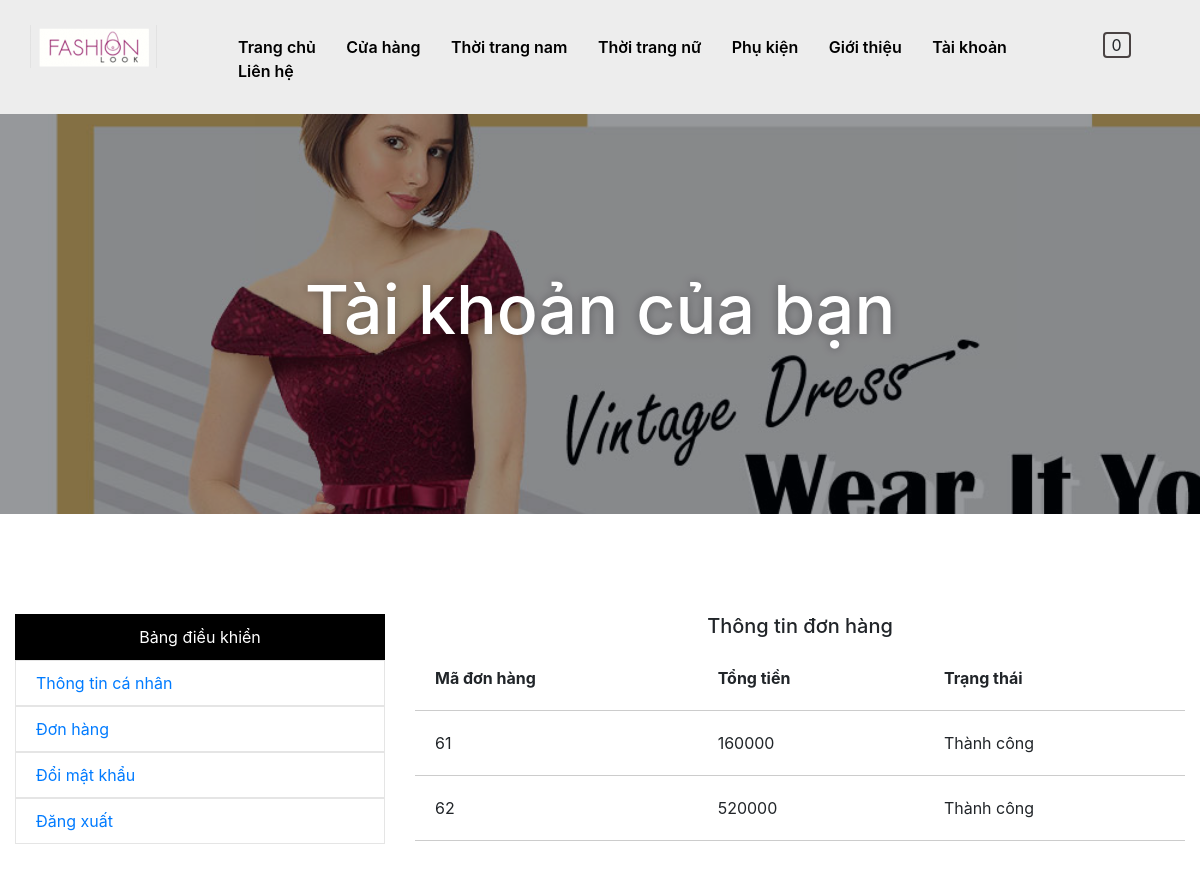
/?controller=tai-khoan&action=don-hang (signed in), run on the app's committed database.
### tables this page shows
CREATE TABLE `transaction` (
  `id` int(11) NOT NULL,
  `status` int(11) NOT NULL,
  `user_id` int(11) DEFAULT NULL,
  `user_name` varchar(200) DEFAULT NULL,
  `user_email` varchar(200) DEFAULT NULL,
  `user_phone` varchar(13) DEFAULT NULL,
  `address` varchar(200) DEFAULT NULL,
  `amount` int(11) DEFAULT NULL,
  `message` text,
  `created` timestamp NOT NULL DEFAULT CURRENT_TIMESTAMP ON UPDATE CURRENT_TIMESTAMP
);

### index.php (called while the page is built)
<?php include('controller/route.php') ?>

### models/db.php (called while the page is built, shortened)
<?php
	 class db{
		private $host ='localhost';
		private $user ='root';
		private $pass = '';
		private $database = "minh_banhang";
		public function connect(){
			$this->conn = new mysqli($this->host,$this->user,$this->pass,$this->database);
			if(!$this->conn){
				die;
			}else
			{
				mysqli_set_charset($this->conn,'utf8');
			return $this->conn;
			}
		}
	}
 ?>

### models/userModel.php (called while the page is built, shortened)
<?php
	include "db.php";
	class userModel extends db
	{
			public function select_don_hang($user){
				$sql = "SELECT transaction.* FROM transaction LEFT JOIN user ON transaction.user_id = user.id WHERE user.username = '$user'";
				$data=$this->connect()->query($sql);
				 return $data;
			}
	}
 ?>

### views/user/setting/product.php (the view)
<h5 class="text-center">Thông tin đơn hàng</h5>
<div class="row don-hang">
	<div class="col-md-12">
		<table style="width: 100%;">
			<tr>
				<th>Mã đơn hàng</th>
				<th>Tổng tiền</th>
				<th>Trạng thái</th>
			</tr>
			<?php foreach ($data as $key => $value): ?>
				<tr>
				<td><?=$value['id']?></td>
				<td><?=$value['amount']?></td>
				<td><?php if($value['status']==0){echo "Đang chờ lấy hàng";}else if($value['status']==1){echo "Đang giao hàng";}else echo "Thành công"; ?></td>
			</tr>
			<?php endforeach ?>
		</table>
	</div>
</div>

### public/css/style.css (style rules this page uses)
* { margin: 0; padding: 0; list-style-type: none; text-decoration: none; }

### public/css/taikhoan.css (style rules this page uses)
.don-hang table { width: 100%; }
.don-hang table tr { border-bottom: 1px solid #ccc; }
.don-hang table tr th,.don-hang table tr td { padding: 20px; }

### data on the page
transaction: id "61", amount "160000", status "Thành công"
transaction: id "62", amount "520000", status "Thành công"
